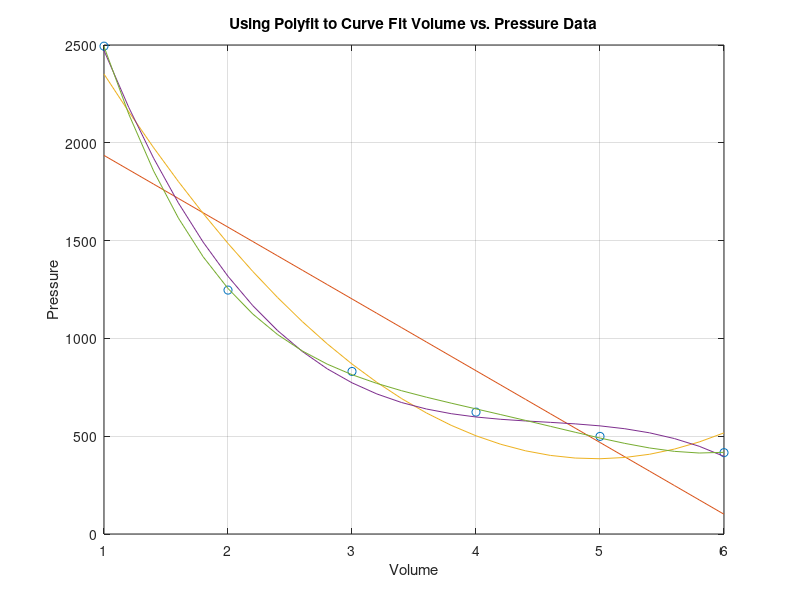

Here is the MATLAB script that generated this plot:
%Shay Sackett ENGR 156 Matlab
%Problem 13.7, plotting

volume = 1:6; %Volume values
pressure = [2494 1247 831 623 499 416]; %Pressure values
x_spacing = 1:.2:6 % points to plot the linear regression values at

result_deg_1 = polyfit(volume, pressure, 1); % curve fit the volume and pressure data using a degree 1 polynomial
eq_1 = result_deg_1(1).*x_spacing + result_deg_1(2); % create the equation of the line of best fit using the coefficents from the previous line of code


result_deg_2 = polyfit(volume, pressure, 2);                                        % curve fit the volume and pressure data using a degree 2 polynomial
eq_2 = result_deg_2(1)*x_spacing.^2 + result_deg_2(2).*x_spacing + result_deg_2(3); %create equation for the best curve fit using a second order polynomial using the coefficents from the previous step

result_deg_3 = polyfit(volume, pressure, 3);                                                                        % curve fit the volume and pressure data using a degree 3 polynomial
eq_3 = result_deg_3(1)*x_spacing.^3 + result_deg_3(2).*x_spacing.^2 + result_deg_3(3).*x_spacing + result_deg_3(4); %create equation for the best curve fit using a second order polynomial using the coefficents from the previous step

result_deg_4 = polyfit(volume, pressure, 4);                                                                                                         % curve fit the volume and pressure data using a degree 4 polynomial
eq_4 = result_deg_4(1)*x_spacing.^4 + result_deg_4(2).*x_spacing.^3 + result_deg_4(3).*x_spacing.^2  + result_deg_4(4).*x_spacing + result_deg_4(5); %create equation for the best curve fit using a second order polynomial using the coefficents from the previous step

plot(volume,pressure,'o',...
    x_spacing,eq_1,...
    x_spacing,eq_2,...
    x_spacing,eq_3,...
    x_spacing,eq_4)   %Plot all the curve fit lines in one graph

title('Using Polyfit to Curve Fit Volume vs. Pressure Data')
xlabel('Volume')
ylabel('Pressure')
grid on


%The fourth order polynomial equation does the best job of curve fitting
%the graph